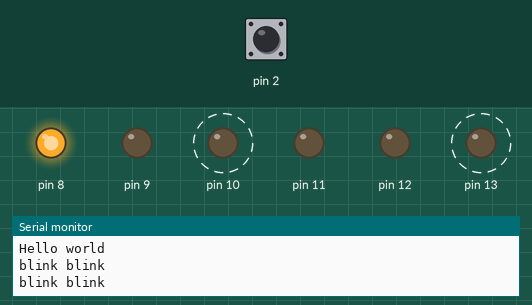
Bench run of a sketch on a simulated Arduino Uno, built with avr-gcc and run on an emulated ATmega328P. Shown: output pins drawn as LEDs (lit = HIGH), the last lines printed to the serial monitor. Dashed ring = blinking. Inputs (shaded band) come from the test bench; at power-on: pin 2 HIGH.

Above: at 5.0 s.
5.1 s: pin 2 pulled LOW for 3.2 s
At 9.09 s:
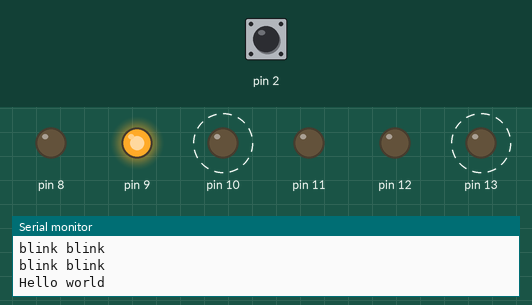
11.1 s: pin 2 driven LOW
At 12.0 s:
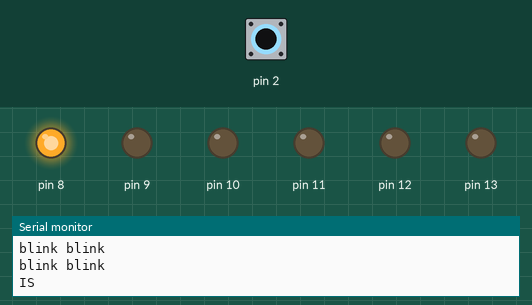
14.1 s: pin 2 driven HIGH
At 14.31 s:
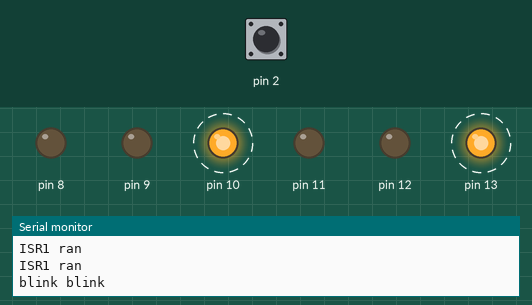
Timing chart, 0 to 23.1 s (numbered marks = the images above; inputs shaded):
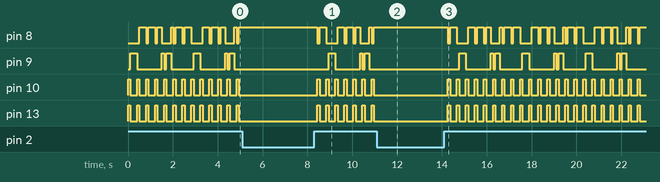

Measured:
- after the input at 11.1 s, pin 8: stops changing and stays HIGH; pin 9, pin 10, pin 13: stops changing and stays LOW
- after the input at 14.1 s, pin 8: HIGH → LOW after 0.16 s, then repeats every 2.8 s: HIGH 0.30 s, LOW 0.51 s, 2 × (HIGH 0.30 s, LOW 0.10 s), HIGH 0.20 s, LOW 0.41 s, HIGH 0.10 s, LOW 0.10 s, HIGH 0.30 s, LOW 0.10 s; pin 9: LOW → HIGH after 0.67 s, then repeats every 2.8 s: LOW 1.1 s, HIGH 0.10 s, LOW 0.10 s, HIGH 0.20 s, LOW 1.0 s, HIGH 0.30 s

The sketch:

Kernal.ino
```cpp
#include <krnl.h>
unsigned long TimePast;
struct k_t *pt1, *pt2; //pointer to hold refrenc task 1;

#define STK 200 //stak size
#define tickspeed 10

char s1[STK], s2[STK]; //stak for task 1

void ISR1() {
  if( 150 < (millis()-TimePast)){ //To remove bouncing
  Serial.println("ISR1 ran");
  TimePast = millis();
  }
}

void t1(void) {
  while (1) {

    Serial.println("Hello world");
    k_eat_msec_time(300);
    k_sleep(100); // delay that is not a delay, corse bq delay is active wating.

  }
}

void t2(void) {
  while (1) {
    Serial.println("blink blink");
    if (digitalRead(13)==HIGH){
     digitalWrite(13,LOW);
    }
    else{
    digitalWrite(13,HIGH);
    }
     k_eat_msec_time(100);
    k_sleep(30); // delay that is not a delay, corse bq delay is active wating.
  }
}

void setup() {
  Serial.begin(9600);
  for (int i = 8; i < 14; i++) {
    pinMode(i, OUTPUT);
  }
  pinMode(2, INPUT_PULLUP);
  attachInterrupt(digitalPinToInterrupt(2), ISR1, LOW);

  k_init(2, 0, 0); //how menny threds to inetilize, how menny semaphors, how menny messages
  pt1 = k_crt_task(t1, 2, s1, STK); //Funktion, priority, stack array, stack size
  pt2 = k_crt_task(t2, 1, s2, STK); //Funktion, priority, stack array, stack size


  k_start(tickspeed); // start kernal with "tickspeed" in milli sec
}

extern "C" {
  void k_breakout() // called every task shift from dispatcher
  {
    PORTB = 0x01 << pRun->nr;
  }
}

void loop() {
  // put your main code here, to run repeatedly:

}
```
